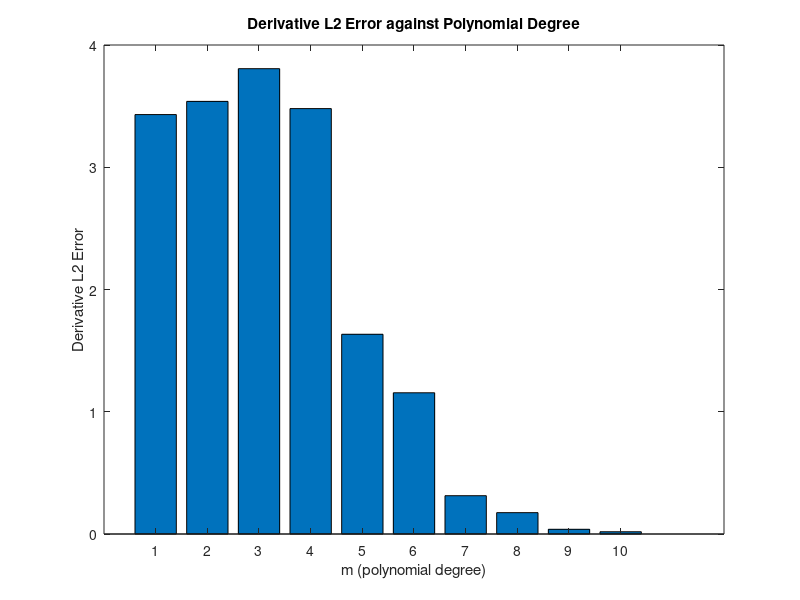

Source code (MATLAB):
clear; clc; close

%%Part B - Polynomial Regression and Conditioning
% Fits and Compares different polynomials using least squares

%% Signal Definition

dt = 0.001; % Base Sampling Frequency

omega = 5; % Frequency
phi = 0.5; % Phase

t = [-1:dt:1];

y_true_signal = sin(omega * t + phi);
y_true_derivative = omega * cos(omega * t + phi);

% Noise Settings

useNoise = true;

rng(1) % Set seed for reproducibility
sigma = 0.01; % Noise Standard Deviation

if useNoise
    y = y_true_signal + sigma * randn(size(y_true_signal)); % Adds Noise if required
else
    y = y_true_signal;
end


%% Vandermonde Polynomial Fitting

maxDeg = 10; % Highest degree polynomial

% Cells to store results of Vandermonde Fitting
Yfit = cell(maxDeg,1); % Polynomial curves
Coefficients = cell(maxDeg,1); % Coefficients
condV = zeros(maxDeg,1); % Condition number of V'V

N = length(t);

for m = 1:maxDeg

    V = zeros(N,m+1);
    
    % Build Vandermonde matrix [1, x, ... x^m]
    for i = 0:m
        V(:, i+1) = t.^i; 
    end

    c = V \ y'; % Least squares fit

    Coefficients{m} = c; % Store Coefficients
    Yfit{m} = V * c; % Store Polynomial curve    
    condV(m) = cond(V' * V); % Store condition number V'V
end

%% Derivatives

% Create cells to store derivative coefficients and curves
Coefficients_der = cell(maxDeg,1);
Yfit_der = cell(maxDeg,1);
derivative_errors = zeros(maxDeg,1);

% Analytical derivative finding
for i=1:maxDeg

    % Coefficients flipped to match polyder convention
    coefficients = flip(Coefficients{i}); 

    % Analytical derivative
    derivative_coefficients = polyder(coefficients);

    % Store derivative Coefficients
    Coefficients_der{i} = derivative_coefficients; 

    % Compute Derivative curve
    Yfit_der{i} = polyval(derivative_coefficients,t); 
    
    % Find L2 Error for the derivative
    derivative_errors(i) = sqrt(mean((Yfit_der{i} - y_true_derivative).^2)); 
    
end



%% Plots

% ----- All polynomials and true signal ---------
%plot(t,y_true_signal)
%for i=1:10
%    hold on
%    plot(t,Yfit{i})
%end

% --------- Condition number against m ----------

%bar(1:maxDeg, condV); % Bar chart (m discrete)

%set(gca,'YScale','log'); % Logarithmic Y-axis

%xlabel('m (polynomial degree)');
%ylabel("cond(V'V)");

%title("cond(V'V) against polynomial degree");

% ----- L2 Error of polynomial derivative -------

h = bar(1:maxDeg, derivative_errors)

xlabel('m (polynomial degree)');
ylabel('Derivative L2 Error');

title('Derivative L2 Error against Polynomial Degree');

waitfor(h)
